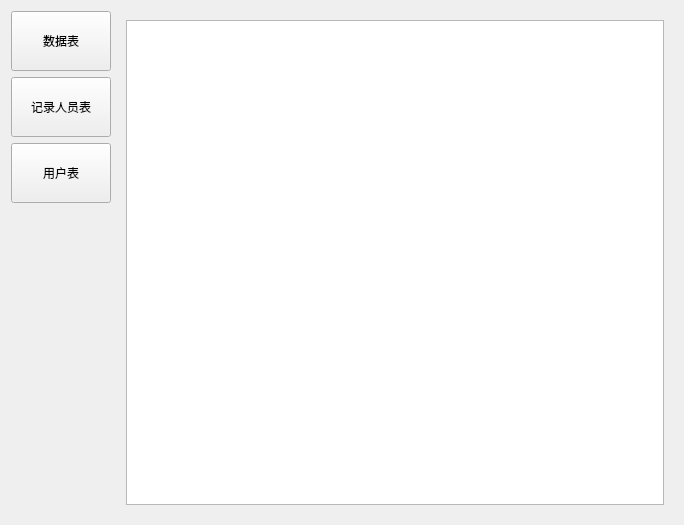
<?xml version="1.0" encoding="UTF-8"?>
<ui version="4.0">
 <class>HistDataPage</class>
 <widget class="QWidget" name="HistDataPage">
  <property name="geometry">
   <rect>
    <x>0</x>
    <y>0</y>
    <width>684</width>
    <height>525</height>
   </rect>
  </property>
  <property name="windowTitle">
   <string>Form</string>
  </property>
  <layout class="QVBoxLayout" name="verticalLayout_3">
   <item>
    <layout class="QHBoxLayout" name="horizontalLayout">
     <item>
      <layout class="QVBoxLayout" name="verticalLayout_2">
       <item>
        <layout class="QVBoxLayout" name="verticalLayout">
         <item>
          <widget class="QToolButton" name="recordBtn">
           <property name="minimumSize">
            <size>
             <width>100</width>
             <height>60</height>
            </size>
           </property>
           <property name="maximumSize">
            <size>
             <width>100</width>
             <height>60</height>
            </size>
           </property>
           <property name="text">
            <string>数据表</string>
           </property>
          </widget>
         </item>
         <item>
          <widget class="QToolButton" name="personBtn">
           <property name="minimumSize">
            <size>
             <width>100</width>
             <height>60</height>
            </size>
           </property>
           <property name="maximumSize">
            <size>
             <width>100</width>
             <height>60</height>
            </size>
           </property>
           <property name="text">
            <string>记录人员表</string>
           </property>
          </widget>
         </item>
         <item>
          <widget class="QToolButton" name="userBtn">
           <property name="minimumSize">
            <size>
             <width>100</width>
             <height>60</height>
            </size>
           </property>
           <property name="maximumSize">
            <size>
             <width>100</width>
             <height>60</height>
            </size>
           </property>
           <property name="text">
            <string>用户表</string>
           </property>
          </widget>
         </item>
        </layout>
       </item>
       <item>
        <spacer name="verticalSpacer">
         <property name="orientation">
          <enum>Qt::Vertical</enum>
         </property>
         <property name="sizeHint" stdset="0">
          <size>
           <width>20</width>
           <height>40</height>
          </size>
         </property>
        </spacer>
       </item>
      </layout>
     </item>
     <item>
      <widget class="QStackedWidget" name="stackedWidget">
       <widget class="QWidget" name="page_1">
        <layout class="QHBoxLayout" name="horizontalLayout_4">
         <item>
          <widget class="QTableView" name="recordTableView"/>
         </item>
        </layout>
       </widget>
       <widget class="QWidget" name="page_2">
        <layout class="QHBoxLayout" name="horizontalLayout_3">
         <item>
          <widget class="QTableView" name="personTableView"/>
         </item>
        </layout>
       </widget>
       <widget class="QWidget" name="page_3">
        <layout class="QHBoxLayout" name="horizontalLayout_2">
         <item>
          <widget class="QTableView" name="userTableView"/>
         </item>
        </layout>
       </widget>
      </widget>
     </item>
    </layout>
   </item>
  </layout>
 </widget>
 <resources/>
 <connections/>
</ui>
